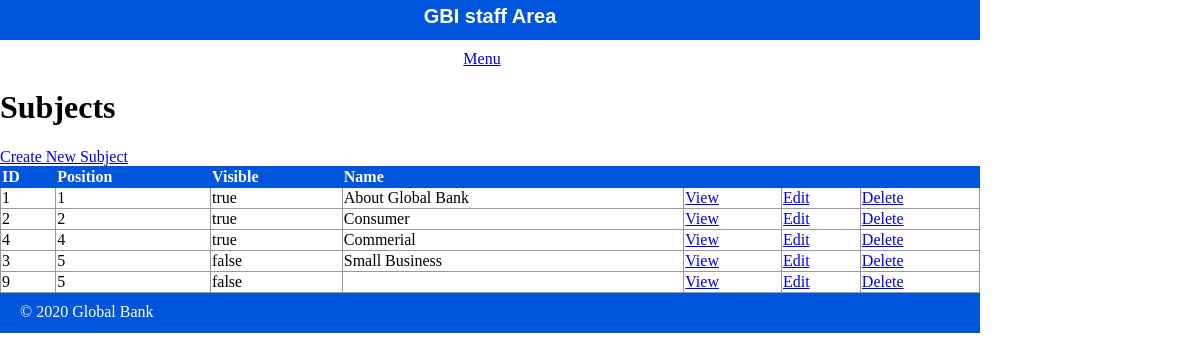
Page /public/staff/subjects/index.php on the committed database.
### tables this page shows
CREATE TABLE `subjects` (
  `id` int(11) NOT NULL,
  `menu_name` varchar(255) DEFAULT NULL,
  `position` int(3) DEFAULT NULL,
  `visible` tinyint(1) DEFAULT NULL
);

### private/initialize.php (called while the page is built, shortened)
 <?php
$path = '/globe_bank/public/';
  require_once('functions.php');
  require_once("query_functions.php");
  ?>

### private/query_functions.php (called while the page is built, shortened)
<?php
  function find_all_subjects(){
    global $db;
    $sql = "SELECT * FROM subjects ";
    $sql .= "ORDER BY position ASC";
    $result = mysqli_query($db, $sql);
    return $result;
  }
 ?>

### private/functions.php (called while the page is built, shortened)
<?php
function u($value="")
{
  return urlencode($value);
}
function h($value='')
{
  return htmlspecialchars($value);
}
 ?>

### public/staff/subjects/index.php (the view, shortened to what this page needs)
<?php require_once('../../../private/initialize.php'); ?>
<?php
  $subject_set = find_all_subjects();
?>
  <?php include(SHARED_PATH . '/staff_header.php'); ?>
  <div id="content">
    <div class="subjects listing">
      <h1>Subjects</h1>
      <div class="actions">
        <a class="action" href="<?php echo $path.'staff/subjects/new.php'; ?>">Create New Subject</a>
      </div>
    	<table class="list">
    	  <tr>
          <th>ID</th>
          <th>Position</th>
          <th>Visible</th>
    	    <th>Name</th>
    	    <th>&nbsp;</th>
    	    <th>&nbsp;</th>
          <th>&nbsp;</th>
    	  </tr>
        <?php while($subject = mysqli_fetch_assoc($subject_set)) { ?>
          <tr>
            <td><?php echo h($subject['id']); ?></td>
            <td><?php echo h($subject['position']); ?></td>
            <td><?php echo h($subject['visible'] == 1 ? 'true' : 'false'); ?></td>
      	    <td><?php echo h($subject['menu_name']); ?></td>
            <td><a class="action" href="<?php echo $path."/staff/subjects/show.php?id="
            .h(u($subject['id'])); ?>">View</a></td>
            <td><a class="action" href="<?php echo $path."/staff/subjects/edit.php?id="
            .h(u($subject['id'])); ?>">Edit</a></td>
            <td><a class="action" href="<?php echo $path."/staff/subjects/delete.php?id="
            .h(u($subject['id'])); ?>">Delete</a></td>
      	  </tr>
        <?php } ?>
    	</table>
    </div>
  </div>
     <?php include( SHARED_PATH . '/staff_footer.php'); ?>

### public/stylesheets/staff.css (style rules this page uses)
html { height: 100%; width: 100%; }
body { height: 980px; width: 100%; margin: 0; padding: 0; }
.action { margin-bottom: 1em; }
table { border-collapse: collapse; vertical-align: top; }
table.list { width: 980px; }
table.list tr td { border: 1px solid #999999; }
table.list tr th { border: 1px solid #0055dd; background: #0055dd; color: white; text-align: left; }

### rows in the picture
subjects: id "1", position "1", visible "true", menu_name "About Global Bank"
subjects: id "2", position "2", visible "true", menu_name "Consumer"
subjects: id "4", position "4", visible "true", menu_name "Commerial"
subjects: id "3", position "5", visible "false", menu_name "Small Business"
subjects: id "9", position "5", visible "false"
